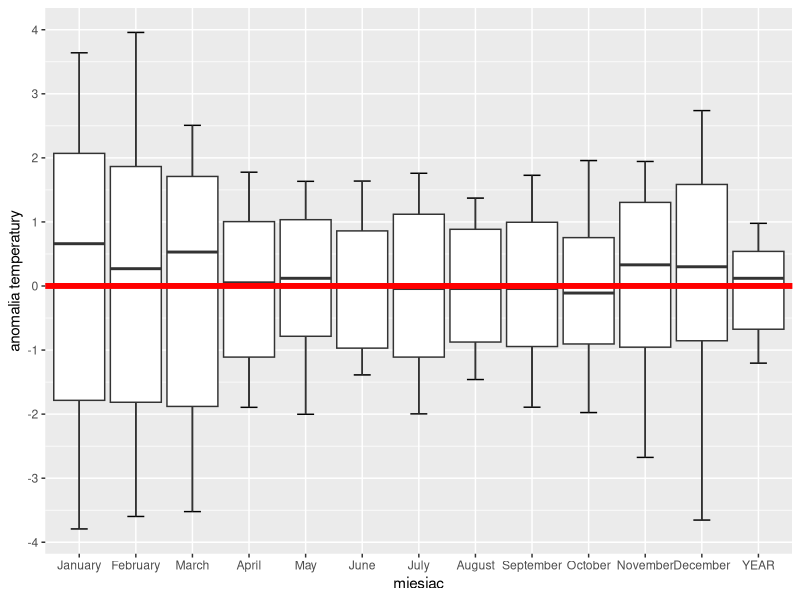
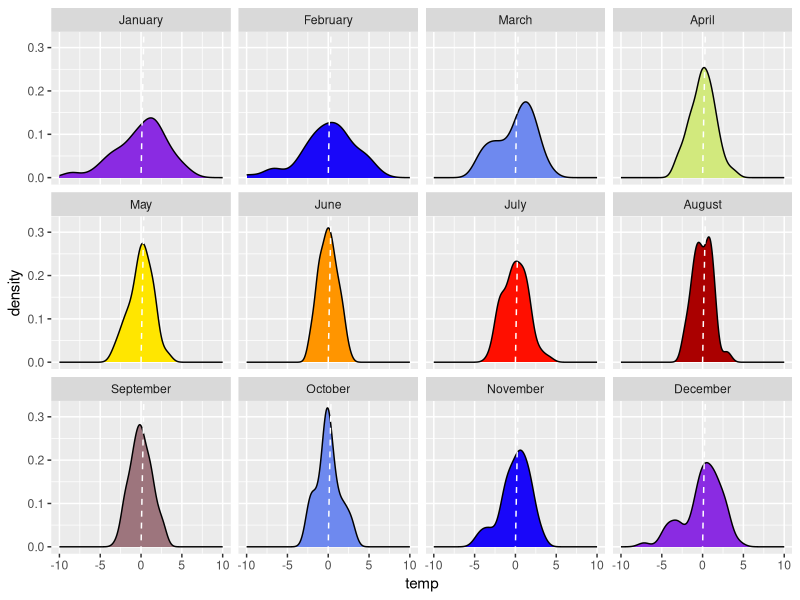
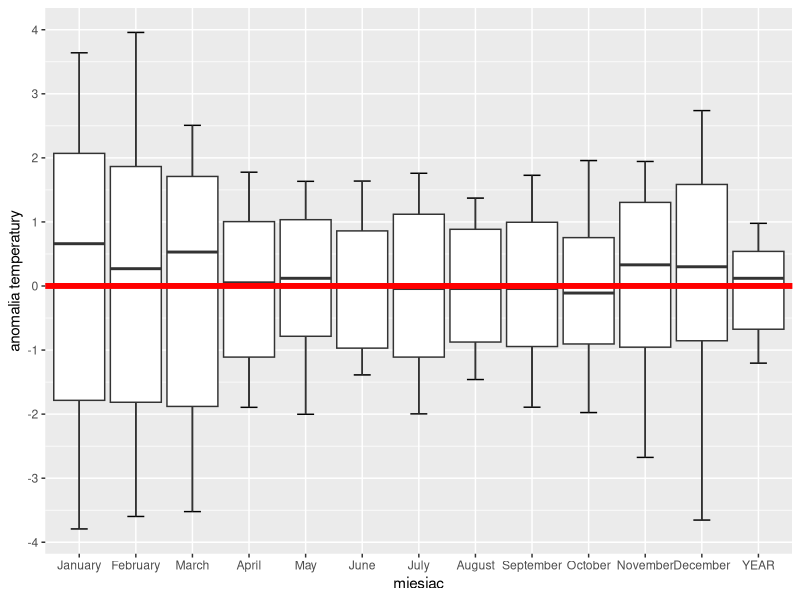
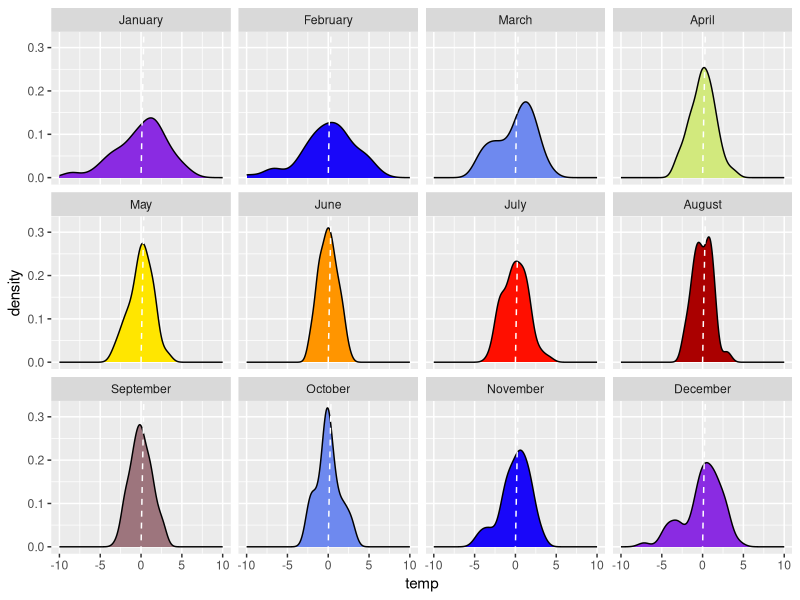

Write the R code that produced these figures, in order.
# boxplot
library(ggplot2)
library(reshape)
library(tidyverse)
library(RColorBrewer)
setwd("~/github/wstepdometod/")

dane <- read.table("klasyfikacja/polska.csv", dec=",",header=T) 
colnames(dane) <- c("rok", month.name, "DJF","MAM", "JJA", "SON", "YEAR")
dane2 <- as.data.frame(round(t(as.matrix(t(dane))-colMeans(dane, na.rm=T)),2))
dane2[,1] <- dane[,1]
dane3 <- select(dane2, -DJF:-SON) %>% gather(., miesiac, temp, -rok) 
dane3$rok <- as.factor(dane3$rok*-1)
dane3$miesiac <- as.factor(dane3$miesiac)
dane3$miesiac <- factor(dane3$miesiac, levels = c(month.name,"YEAR"))


f <- function(x) {
  r <- quantile(x, probs = c(0.1, 0.25, 0.5, 0.75, 0.9))
  names(r) <- c("ymin", "lower", "middle", "upper", "ymax")
  r
}


ggplot(dane3, aes(miesiac, temp))+ #geom_boxplot()+
  stat_summary(fun.data = f, geom="errorbar", width = 0.3) + 
  stat_summary(fun.data = f, geom="boxplot", position=position_dodge(width=5.5))+
  scale_y_continuous(name = "anomalia temperatury", breaks=seq(-5,5,1))+
  geom_hline(yintercept = 0, col='red', size=2)
ggsave("dywan_kwantylowa.svg")

dane3 <- dplyr::filter(dane3, miesiac!="YEAR")


kolory <-  colorRampPalette(colors = (c("blueviolet", "blue", "lightblue", "yellow", "orange","red","red4","lightblue", "blue","blueviolet")))(12)

ggplot(dane3, aes(temp, fill=miesiac))+ geom_density(show.legend = F)+
  facet_wrap(~miesiac, nrow=3)+
  geom_abline(intercept = 0, col="white" ,lty=2)+
  scale_fill_manual(name="miesiąc:",  labels = month.abb, values = kolory)+
  scale_x_continuous(limits=c(-10,10))+
  theme(legend.key = NULL)

ggsave("polygon.svg")
